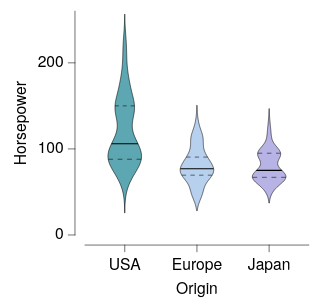

Write a Vega-Lite specification for this figure.
### Vega-Lite specification from a JSON file in a GitHub repository (floating-point values rounded to 4 significant figures; data arrays with more than 128 entries replaced by an {"elided": "..."} marker saying what was removed)
{"background": null, "config": {"arc": {"fill": "#DBDBDB", "fillOpacity": 1.0, "innerRadius": 25.0, "padAngle": 0.03, "stroke": "black", "strokeOpacity": 1, "strokeWidth": 0.25}, "area": {"fill": "#DBDBDB", "fillOpacity": 1.0, "stroke": "black", "strokeOpacity": 1, "strokeWidth": 0.25}, "axis": {"domain": true, "domainCap": "round", "domainColor": "black", "domainWidth": 0.25, "grid": false, "gridCap": "round", "gridColor": "#F1F1F1", "gridDash": [0, 0], "gridOpacity": 1.0, "gridWidth": 0.25, "labelColor": "black", "labelFont": "Helvetica Neue, HelveticaNeue, Helvetica, Arial, sans-serif", "labelFontSize": 7, "labelFontStyle": "normal", "labelFontWeight": 400, "offset": 4.5, "ticks": true, "tickCap": "round", "tickColor": "black", "tickRound": false, "tickSize": 3, "tickWidth": 0.25, "titleColor": "black", "titleFont": "Helvetica Neue, HelveticaNeue, Helvetica, Arial, sans-serif", "titleFontSize": 7, "titleFontStyle": "normal", "titleFontWeight": 400}, "axisX": {"domain": true, "labelAlign": "center", "labelAngle": 0, "labels": true, "ticks": true, "translate": 0}, "axisY": {"domain": true, "labelAlign": "right", "labelAngle": 0, "labels": true, "ticks": true, "translate": 0}, "axisRight": {"domain": true, "labelAlign": "left", "labelAngle": 0, "labels": true, "ticks": true, "translate": 0}, "axisTop": {"domain": true, "labelAlign": "center", "labelAngle": 0, "labels": true, "ticks": true, "translate": 0}, "axisBand": {"tickOffset": 0}, "bar": {"fill": "#DBDBDB", "fillOpacity": 1.0, "stroke": "black", "strokeOpacity": 1, "strokeWidth": 0.25}, "boxplot": {"size": 9.0, "ticks": {"cornerRadius": 0.25, "fill": "black", "opacity": 1, "size": 4.5, "thickness": 0.25}, "box": {"fillOpacity": 1.0, "stroke": "black", "strokeOpacity": 1, "strokeWidth": 0.25}, "median": {"cornerRadius": 0, "fill": "black", "fillOpacity": 1.0, "opacity": 1, "size": 9.0, "thickness": 0.25}, "rule": {"fill": "black", "fillOpacity": 1.0, "size": 10.0, "stroke": "black", "strokeDash": [0, 0], "strokeOpacity": 1, "strokeWidth": 0.25}, "outliers": {"color": "black", "fill": "black", "fillOpacity": 1.0, "size": 0, "stroke": "black", "strokeOpacity": 1, "strokeWidth": 0.25}}, "circle": {"fill": "black", "fillOpacity": 1.0, "size": 1.25, "stroke": null, "strokeOpacity": 1, "strokeWidth": 0.25}, "errorband": {"band": {"fillOpacity": 0.6, "stroke": null, "strokeWidth": 0.25, "strokeOpacity": 1}, "borders": {"opacity": 0, "strokeOpacity": 0.25, "strokeWidth": 1}}, "errorbar": {"opacity": 1, "rule": {"strokeDash": [0, 0], "strokeWidth": 0.25}, "ticks": {"color": "black", "cornerRadius": 0.125, "opacity": 1, "size": 6.0, "thickness": 0.25}, "thickness": 0.25}, "font": "Helvetica Neue, HelveticaNeue, Helvetica, Arial, sans-serif", "geoshape": {"fill": "#DBDBDB", "fillOpacity": 1.0, "stroke": "black", "strokeOpacity": 1, "strokeWidth": 0.25}, "header": {"labelColor": "black", "labelFont": "Helvetica Neue, HelveticaNeue, Helvetica, Arial, sans-serif", "labelFontSize": 7, "labelFontStyle": "normal", "labelFontWeight": 400, "titleColor": "black", "titleFont": "Helvetica Neue, HelveticaNeue, Helvetica, Arial, sans-serif", "titleFontSize": 7, "titleFontStyle": "normal", "titleFontWeight": 400, "titlePadding": 0}, "legend": {"disable": false, "offset": 4.5, "titlePadding": 4, "labelOffset": 2, "gradientLabelOffset": 2, "gradientLength": 50.0, "gradientThickness": 5.0, "gradientOpacity": 1.0, "gradientStrokeColor": "black", "gradientStrokeWidth": 0.25, "labelColor": "black", "labelFont": "Helvetica Neue, HelveticaNeue, Helvetica, Arial, sans-serif", "labelFontSize": 7, "labelFontStyle": "normal", "labelFontWeight": 400, "strokeColor": "black", "strokeWidth": 0, "symbolSize": 42, "symbolStrokeColor": "black", "symbolStrokeWidth": 0.25, "titleColor": "black", "titleFont": "Helvetica Neue, HelveticaNeue, Helvetica, Arial, sans-serif", "titleFontSize": 7, "titleFontStyle": "normal", "titleFontWeight": 400}, "line": {"color": "black", "stroke": "black", "strokeCap": "butt", "strokeDash": [0, 0], "strokeOpacity": 1, "strokeWidth": 0.5}, "point": {"filled": true, "fill": "#DBDBDB", "fillOpacity": 1.0, "size": 5.0, "stroke": "black", "strokeOpacity": 1, "strokeWidth": 0.25}, "range": {"category": ["#5CA7B1", "#B7D0EE", "#B7B3E4", "#B3DAB5", "#F5E1B3", "#3D727B", "#809DC7", "#867DAC", "#80A988", "#CBB17A", "#204148", "#546B94", "#584C77", "#507B5F", "#9D824D"], "diverging": {"scheme": ["#6F572A", "#876E43", "#9E875F", "#B5A17F", "#CABBA2", "#DCD6CC", "#F4F1E9", "#C9D7DA", "#9DBFC6", "#78A5AF", "#558B96", "#36717C", "#1A5762"]}, "heatmap": {"scheme": ["#32022B", "#43044D", "#4C196E", "#4D338C", "#484DA6", "#3A68BB", "#1D83CA", "#1D9CCB", "#23B5C9", "#28CDC5", "#4DE0B4", "#91EE9F"]}, "ordinal": {"scheme": ["#F1F1F1", "#DBDBDB", "#C6C6C6", "#B2B2B2", "#9D9D9D", "#898989", "#767676", "#636363", "#515151", "#404040", "#2F2F2F", "#1F1F1F"]}, "ramp": {"scheme": ["#32022B", "#43044D", "#4C196E", "#4D338C", "#484DA6", "#3A68BB", "#1D83CA", "#1D9CCB", "#23B5C9", "#28CDC5", "#4DE0B4", "#91EE9F"]}}, "rule": {"color": "black", "stroke": "black", "strokeCap": "round", "strokeDash": [2, 2], "strokeOpacity": 1, "strokeWidth": 0.25}, "scale": {"bandPaddingInner": 0.1, "bandPaddingOuter": 0.1, "round": false}, "rect": {"fill": "#DBDBDB", "fillOpacity": 1.0, "stroke": "black", "strokeOpacity": 1, "strokeWidth": 0.25}, "square": {"fill": "#DBDBDB", "fillOpacity": 1.0, "size": 10.0, "stroke": "black", "strokeOpacity": 1, "strokeWidth": 0.25}, "text": {"color": "black", "font": "Helvetica Neue, HelveticaNeue, Helvetica, Arial, sans-serif", "fontSize": 7, "fontStyle": "normal", "fontWeight": 400}, "tick": {"color": "black", "cornerRadius": 0.125, "opacity": 1.0, "size": 9.0, "thickness": 0.25}, "title": {"anchor": "middle", "frame": "group", "color": "black", "font": "Helvetica Neue, HelveticaNeue, Helvetica, Arial, sans-serif", "fontSize": 7, "fontStyle": "normal", "fontWeight": 400, "subtitleColor": "black", "subtitleFont": "Helvetica Neue, HelveticaNeue, Helvetica, Arial, sans-serif", "subtitleFontSize": "Helvetica Neue, HelveticaNeue, Helvetica, Arial, sans-serif", "subtitleFontStyle": "normal", "subtitleFontWeight": 400}, "trail": {"color": "black", "opacity": 1, "size": 0.5}, "view": {"continuousWidth": 100, "continuousHeight": 100, "discreteWidth": 100, "discreteHeight": 100, "fill": null, "stroke": null, "strokeWidth": 0.25}}, "layer": [{"data": {"name": "data-2eeccbe1e1e57146e4b88570bd2fc898"}, "mark": {"type": "line", "fillOpacity": 1.0, "filled": true, "stroke": "black", "strokeOpacity": 1, "strokeWidth": 0.25}, "encoding": {"color": {"field": "__group", "legend": null, "scale": {"domain": ["USA", "Europe", "Japan"]}, "sort": ["USA", "Europe", "Japan"], "title": null, "type": "nominal"}, "order": {"field": "__order", "type": "quantitative"}, "x": {"axis": null, "field": "__x", "scale": {"domain": [0, 100], "padding": 0}, "type": "quantitative"}, "y": {"field": "__y", "title": "Horsepower", "type": "quantitative"}}}, {"data": {"values": [{"__group": "USA", "__y": 88.0, "__x": 10.35, "__x2": 25.13, "__dysonsphere__": 1}]}, "mark": {"type": "rule", "color": "black", "strokeCap": "butt", "strokeDash": [2.111, 2.111], "strokeWidth": 0.25}, "encoding": {"x": {"axis": null, "field": "__x", "scale": {"domain": [0, 100], "padding": 0}, "type": "quantitative"}, "x2": {"field": "__x2"}, "y": {"field": "__y", "title": "Horsepower", "type": "quantitative"}}}, {"data": {"values": [{"__group": "USA", "__y": 150.0, "__x": 13.39, "__x2": 22.1, "__dysonsphere__": 1}]}, "mark": {"type": "rule", "color": "black", "strokeCap": "butt", "strokeDash": [1.742, 1.742], "strokeWidth": 0.25}, "encoding": {"x": {"axis": null, "field": "__x", "scale": {"domain": [0, 100], "padding": 0}, "type": "quantitative"}, "x2": {"field": "__x2"}, "y": {"field": "__y", "title": "Horsepower", "type": "quantitative"}}}, {"data": {"values": [{"__group": "Europe", "__y": 69.5, "__x": 43.2, "__x2": 56.8, "__dysonsphere__": 1}]}, "mark": {"type": "rule", "color": "black", "strokeCap": "butt", "strokeDash": [1.944, 1.944], "strokeWidth": 0.25}, "encoding": {"x": {"axis": null, "field": "__x", "scale": {"domain": [0, 100], "padding": 0}, "type": "quantitative"}, "x2": {"field": "__x2"}, "y": {"field": "__y", "title": "Horsepower", "type": "quantitative"}}}, {"data": {"values": [{"__group": "Europe", "__y": 90.5, "__x": 45.23, "__x2": 54.77, "__dysonsphere__": 1}]}, "mark": {"type": "rule", "color": "black", "strokeCap": "butt", "strokeDash": [1.907, 1.907], "strokeWidth": 0.25}, "encoding": {"x": {"axis": null, "field": "__x", "scale": {"domain": [0, 100], "padding": 0}, "type": "quantitative"}, "x2": {"field": "__x2"}, "y": {"field": "__y", "title": "Horsepower", "type": "quantitative"}}}, {"data": {"values": [{"__group": "Japan", "__y": 67.0, "__x": 74.78, "__x2": 89.74, "__dysonsphere__": 1}]}, "mark": {"type": "rule", "color": "black", "strokeCap": "butt", "strokeDash": [2.137, 2.137], "strokeWidth": 0.25}, "encoding": {"x": {"axis": null, "field": "__x", "scale": {"domain": [0, 100], "padding": 0}, "type": "quantitative"}, "x2": {"field": "__x2"}, "y": {"field": "__y", "title": "Horsepower", "type": "quantitative"}}}, {"data": {"values": [{"__group": "Japan", "__y": 95.0, "__x": 77.14, "__x2": 87.38, "__dysonsphere__": 1}]}, "mark": {"type": "rule", "color": "black", "strokeCap": "butt", "strokeDash": [2.049, 2.049], "strokeWidth": 0.25}, "encoding": {"x": {"axis": null, "field": "__x", "scale": {"domain": [0, 100], "padding": 0}, "type": "quantitative"}, "x2": {"field": "__x2"}, "y": {"field": "__y", "title": "Horsepower", "type": "quantitative"}}}, {"data": {"values": [{"__group": "USA", "__y": 105.3, "__x": 11.71, "__x2": 23.78, "__dysonsphere__": 1}, {"__group": "USA", "__y": 105.6, "__x": 11.75, "__x2": 23.73, "__dysonsphere__": 1}, {"__group": "USA", "__y": 106.0, "__x": 11.82, "__x2": 23.66, "__dysonsphere__": 1}, {"__group": "USA", "__y": 106.7, "__x": 11.94, "__x2": 23.54, "__dysonsphere__": 1}, {"__group": "Europe", "__y": 76.35, "__x": 42.52, "__x2": 57.48, "__dysonsphere__": 1}, {"__group": "Europe", "__y": 76.88, "__x": 42.54, "__x2": 57.46, "__dysonsphere__": 1}, {"__group": "Europe", "__y": 77.0, "__x": 42.55, "__x2": 57.45, "__dysonsphere__": 1}, {"__group": "Europe", "__y": 77.5, "__x": 42.59, "__x2": 57.41, "__dysonsphere__": 1}, {"__group": "Europe", "__y": 77.65, "__x": 42.6, "__x2": 57.4, "__dysonsphere__": 1}, {"__group": "Japan", "__y": 74.35, "__x": 76.28, "__x2": 88.24, "__dysonsphere__": 1}, {"__group": "Japan", "__y": 74.63, "__x": 76.38, "__x2": 88.13, "__dysonsphere__": 1}, {"__group": "Japan", "__y": 75.0, "__x": 76.53, "__x2": 87.99, "__dysonsphere__": 1}, {"__group": "Japan", "__y": 75.18, "__x": 76.59, "__x2": 87.92, "__dysonsphere__": 1}, {"__group": "Japan", "__y": 75.65, "__x": 76.77, "__x2": 87.75, "__dysonsphere__": 1}]}, "mark": {"type": "area", "fill": "black", "fillOpacity": 1, "opacity": 1, "stroke": null, "strokeWidth": 0}, "encoding": {"detail": {"field": "__group", "type": "nominal"}, "x": {"axis": null, "field": "__x", "scale": {"domain": [0, 100], "padding": 0}, "type": "quantitative"}, "x2": {"field": "__x2"}, "y": {"field": "__y", "title": "Horsepower", "type": "quantitative"}}}, {"data": {"name": "data-d7a230a7326baf606a19256938f2a2d2"}, "mark": {"type": "bar", "opacity": 0}, "encoding": {"x": {"axis": {}, "field": "Origin", "scale": {"domain": ["USA", "Europe", "Japan"]}, "sort": ["USA", "Europe", "Japan"], "title": "Origin", "type": "nominal"}}, "transform": [{"filter": "false"}]}], "resolve": {"axis": {"x": "independent"}}, "$schema": "https://vega.github.io/schema/vega-lite/v6.4.1.json", "datasets": {"data-2eeccbe1e1e57146e4b88570bd2fc898": {"elided": "1203 records"}, "data-d7a230a7326baf606a19256938f2a2d2": {"elided": "400 records"}}}
